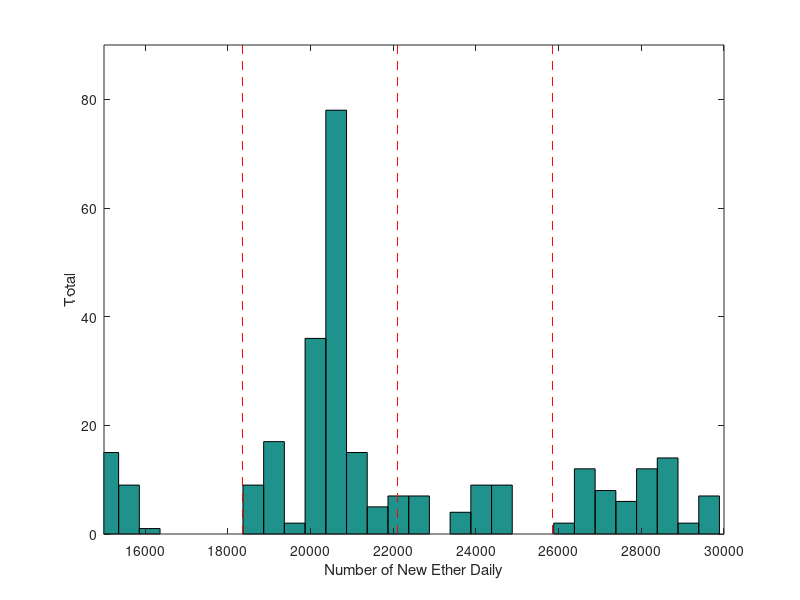

MATLAB code to generate this figure:
% In this script we draw a histogram of the price of ethereum against time.
% The price file is a 1 x 825 data set.
% Now the second graph
clear all;

load data/eth_supplyOnly.dat

hist(eth_supplyOnly, 30);
xlabel('Number of New Ether Daily');
ylabel('Total');
xlim([1.5*10^4 3*10^4]);
ylim([0 90]);
hold on;


T1 = (1.875 * 10^4) -400;
T2 = (2.25 * 10^4) - 400;
T3 = (2.625 * 10^4) - 400;
T4 = 3 * 10^4;

plot([T1,T1], [0, 600], 'r--');
plot([T2,T2], [0, 600], 'r--');
plot([T3,T3], [0, 600], 'r--');
%plot([T4,T4], [0, 600], 'r--');


print figures/eth_supplyOnly.hist.eps -depsc;

N_Data = size(eth_supplyOnly, 1);
Labels = ones(N_Data, 1);

for i = 1 : N_Data
    
    if     eth_supplyOnly(i) < T1
           Labels(i) = 1;
    elseif eth_supplyOnly(i) < T2
           Labels(i) = 2;
    elseif eth_supplyOnly(i) < T3
           Labels(i) = 3;
    elseif eth_supplyOnly(i) < T4
           Labels(i) = 4;
    end
end

save data/eth_labels_supplyOnly.dat Labels -ascii;
    
    